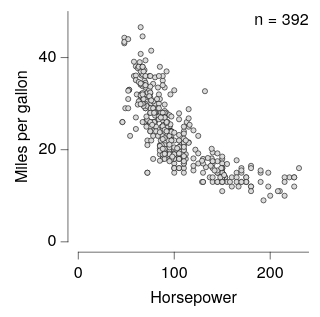

Express this chart as Vega-Lite.
### Vega-Lite specification from a JSON file in a GitHub repository (floating-point values rounded to 4 significant figures; data arrays with more than 128 entries replaced by an {"elided": "..."} marker saying what was removed)
{"background": null, "config": {"arc": {"fill": "#DBDBDB", "fillOpacity": 1.0, "innerRadius": 25.0, "padAngle": 0.03, "stroke": "black", "strokeOpacity": 1, "strokeWidth": 0.25}, "area": {"fill": "#DBDBDB", "fillOpacity": 1.0, "stroke": "black", "strokeOpacity": 1, "strokeWidth": 0.25}, "axis": {"domain": true, "domainCap": "round", "domainColor": "black", "domainWidth": 0.25, "grid": false, "gridCap": "round", "gridColor": "#F1F1F1", "gridDash": [0, 0], "gridOpacity": 1.0, "gridWidth": 0.25, "labelColor": "black", "labelFont": "Helvetica Neue, HelveticaNeue, Helvetica, Arial, sans-serif", "labelFontSize": 7, "labelFontStyle": "normal", "labelFontWeight": 400, "offset": 4.5, "ticks": true, "tickCap": "round", "tickColor": "black", "tickRound": false, "tickSize": 3, "tickWidth": 0.25, "titleColor": "black", "titleFont": "Helvetica Neue, HelveticaNeue, Helvetica, Arial, sans-serif", "titleFontSize": 7, "titleFontStyle": "normal", "titleFontWeight": 400}, "axisX": {"domain": true, "labelAlign": "center", "labelAngle": 0, "labels": true, "ticks": true, "translate": 0}, "axisY": {"domain": true, "labelAlign": "right", "labelAngle": 0, "labels": true, "ticks": true, "translate": 0}, "axisRight": {"domain": true, "labelAlign": "left", "labelAngle": 0, "labels": true, "ticks": true, "translate": 0}, "axisTop": {"domain": true, "labelAlign": "center", "labelAngle": 0, "labels": true, "ticks": true, "translate": 0}, "axisBand": {"tickOffset": 0}, "bar": {"fill": "#DBDBDB", "fillOpacity": 1.0, "stroke": "black", "strokeOpacity": 1, "strokeWidth": 0.25}, "boxplot": {"size": 9.0, "ticks": {"cornerRadius": 0.25, "fill": "black", "opacity": 1, "size": 4.5, "thickness": 0.25}, "box": {"fillOpacity": 1.0, "stroke": "black", "strokeOpacity": 1, "strokeWidth": 0.25}, "median": {"cornerRadius": 0, "fill": "black", "fillOpacity": 1.0, "opacity": 1, "size": 9.0, "thickness": 0.25}, "rule": {"fill": "black", "fillOpacity": 1.0, "size": 10.0, "stroke": "black", "strokeDash": [0, 0], "strokeOpacity": 1, "strokeWidth": 0.25}, "outliers": {"color": "black", "fill": "black", "fillOpacity": 1.0, "size": 0, "stroke": "black", "strokeOpacity": 1, "strokeWidth": 0.25}}, "circle": {"fill": "black", "fillOpacity": 1.0, "size": 1.25, "stroke": null, "strokeOpacity": 1, "strokeWidth": 0.25}, "errorband": {"band": {"fillOpacity": 0.6, "stroke": null, "strokeWidth": 0.25, "strokeOpacity": 1}, "borders": {"opacity": 0, "strokeOpacity": 0.25, "strokeWidth": 1}}, "errorbar": {"opacity": 1, "rule": {"strokeDash": [0, 0], "strokeWidth": 0.25}, "ticks": {"color": "black", "cornerRadius": 0.125, "opacity": 1, "size": 6.0, "thickness": 0.25}, "thickness": 0.25}, "font": "Helvetica Neue, HelveticaNeue, Helvetica, Arial, sans-serif", "geoshape": {"fill": "#DBDBDB", "fillOpacity": 1.0, "stroke": "black", "strokeOpacity": 1, "strokeWidth": 0.25}, "header": {"labelColor": "black", "labelFont": "Helvetica Neue, HelveticaNeue, Helvetica, Arial, sans-serif", "labelFontSize": 7, "labelFontStyle": "normal", "labelFontWeight": 400, "titleColor": "black", "titleFont": "Helvetica Neue, HelveticaNeue, Helvetica, Arial, sans-serif", "titleFontSize": 7, "titleFontStyle": "normal", "titleFontWeight": 400, "titlePadding": 0}, "legend": {"disable": false, "offset": 4.5, "titlePadding": 4, "labelOffset": 2, "gradientLabelOffset": 2, "gradientLength": 50.0, "gradientThickness": 5.0, "gradientOpacity": 1.0, "gradientStrokeColor": "black", "gradientStrokeWidth": 0.25, "labelColor": "black", "labelFont": "Helvetica Neue, HelveticaNeue, Helvetica, Arial, sans-serif", "labelFontSize": 7, "labelFontStyle": "normal", "labelFontWeight": 400, "strokeColor": "black", "strokeWidth": 0, "symbolSize": 42, "symbolStrokeColor": "black", "symbolStrokeWidth": 0.25, "titleColor": "black", "titleFont": "Helvetica Neue, HelveticaNeue, Helvetica, Arial, sans-serif", "titleFontSize": 7, "titleFontStyle": "normal", "titleFontWeight": 400}, "line": {"color": "black", "stroke": "black", "strokeCap": "butt", "strokeDash": [0, 0], "strokeOpacity": 1, "strokeWidth": 0.5}, "point": {"filled": true, "fill": "#DBDBDB", "fillOpacity": 1.0, "size": 5.0, "stroke": "black", "strokeOpacity": 1, "strokeWidth": 0.25}, "range": {"category": ["#B2B2B2", "#636363", "#4A7CD3", "#008542", "#382864", "#509F98", "#284F93", "#005226", "#A398D6", "#173633"], "diverging": {"scheme": ["#443E60", "#5F597E", "#7C759B", "#9994B6", "#B7B4CC", "#D6D5DC", "#F6F6F6", "#D1DAD9", "#A4C2BF", "#7AA9A4", "#578E89", "#37736E", "#1B5954"]}, "heatmap": {"scheme": ["#32022B", "#43044D", "#4C196E", "#4D338C", "#484DA6", "#3A68BB", "#1D83CA", "#1D9CCB", "#23B5C9", "#28CDC5", "#4DE0B4", "#91EE9F"]}, "ordinal": {"scheme": ["#F1F1F1", "#DBDBDB", "#C6C6C6", "#B2B2B2", "#9D9D9D", "#898989", "#767676", "#636363", "#515151", "#404040", "#2F2F2F", "#1F1F1F"]}, "ramp": {"scheme": ["#32022B", "#43044D", "#4C196E", "#4D338C", "#484DA6", "#3A68BB", "#1D83CA", "#1D9CCB", "#23B5C9", "#28CDC5", "#4DE0B4", "#91EE9F"]}}, "rule": {"color": "black", "stroke": "black", "strokeCap": "round", "strokeDash": [2, 2], "strokeOpacity": 1, "strokeWidth": 0.25}, "scale": {"bandPaddingInner": 0.1, "bandPaddingOuter": 0.1, "round": false}, "rect": {"fill": "#DBDBDB", "fillOpacity": 1.0, "stroke": "black", "strokeOpacity": 1, "strokeWidth": 0.25}, "square": {"fill": "#DBDBDB", "fillOpacity": 1.0, "size": 10.0, "stroke": "black", "strokeOpacity": 1, "strokeWidth": 0.25}, "text": {"color": "black", "font": "Helvetica Neue, HelveticaNeue, Helvetica, Arial, sans-serif", "fontSize": 7, "fontStyle": "normal", "fontWeight": 400}, "tick": {"color": "black", "cornerRadius": 0.125, "opacity": 1.0, "size": 9.0, "thickness": 0.25}, "title": {"anchor": "middle", "frame": "group", "color": "black", "font": "Helvetica Neue, HelveticaNeue, Helvetica, Arial, sans-serif", "fontSize": 7, "fontStyle": "normal", "fontWeight": 400, "subtitleColor": "black", "subtitleFont": "Helvetica Neue, HelveticaNeue, Helvetica, Arial, sans-serif", "subtitleFontSize": "Helvetica Neue, HelveticaNeue, Helvetica, Arial, sans-serif", "subtitleFontStyle": "normal", "subtitleFontWeight": 400}, "trail": {"color": "black", "opacity": 1, "size": 0.5}, "view": {"continuousWidth": 100, "continuousHeight": 100, "discreteWidth": 100, "discreteHeight": 100, "fill": null, "stroke": null, "strokeWidth": 0.25}}, "layer": [{"data": {"name": "data-7285c4e2e195e5a75737a34913199f5f"}, "mark": {"type": "point"}, "encoding": {"x": {"field": "Horsepower", "type": "quantitative"}, "y": {"field": "Miles_per_Gallon", "title": "Miles per gallon", "type": "quantitative"}}}, {"data": {"values": [{"__dysonsphere__": 1}]}, "mark": {"type": "text", "align": "right", "angle": 0, "baseline": "top", "dx": 0, "dy": 0, "opacity": 1.0}, "encoding": {"text": {"value": "n = 392"}, "x": {"value": 100}, "y": {"value": 0}}}], "$schema": "https://vega.github.io/schema/vega-lite/v6.4.1.json", "datasets": {"data-7285c4e2e195e5a75737a34913199f5f": {"elided": "392 records"}}}
